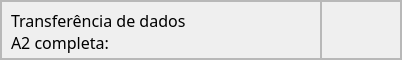
                         <widget class="QFrame" name="frame_78">
                          <property name="maximumSize">
                           <size>
                            <width>16777215</width>
                            <height>60</height>
                           </size>
                          </property>
                          <property name="frameShape">
                           <enum>QFrame::StyledPanel</enum>
                          </property>
                          <property name="frameShadow">
                           <enum>QFrame::Raised</enum>
                          </property>
                          <layout class="QHBoxLayout" name="horizontalLayout_17">
                           <property name="spacing">
                            <number>0</number>
                           </property>
                           <property name="leftMargin">
                            <number>0</number>
                           </property>
                           <property name="topMargin">
                            <number>0</number>
                           </property>
                           <property name="rightMargin">
                            <number>0</number>
                           </property>
                           <property name="bottomMargin">
                            <number>0</number>
                           </property>
                           <item>
                            <widget class="QFrame" name="frame_79">
                             <property name="sizePolicy">
                              <sizepolicy hsizetype="Preferred" vsizetype="Preferred">
                               <horstretch>0</horstretch>
                               <verstretch>0</verstretch>
                              </sizepolicy>
                             </property>
                             <property name="minimumSize">
                              <size>
                               <width>320</width>
                               <height>0</height>
                              </size>
                             </property>
                             <property name="frameShape">
                              <enum>QFrame::StyledPanel</enum>
                             </property>
                             <property name="frameShadow">
                              <enum>QFrame::Raised</enum>
                             </property>
                             <widget class="QLabel" name="label_29">
                              <property name="geometry">
                               <rect>
                                <x>10</x>
                                <y>0</y>
                                <width>311</width>
                                <height>61</height>
                               </rect>
                              </property>
                              <property name="sizePolicy">
                               <sizepolicy hsizetype="Preferred" vsizetype="Preferred">
                                <horstretch>0</horstretch>
                                <verstretch>0</verstretch>
                               </sizepolicy>
                              </property>
                              <property name="font">
                               <font>
                                <family>Equinox Bold</family>
                                <pointsize>12</pointsize>
                               </font>
                              </property>
                              <property name="text">
                               <string>Transferência de dados
A2 completa:</string>
                              </property>
                             </widget>
                            </widget>
                           </item>
                           <item>
                            <widget class="QFrame" name="frame_80">
                             <property name="minimumSize">
                              <size>
                               <width>80</width>
                               <height>0</height>
                              </size>
                             </property>
                             <property name="frameShape">
                              <enum>QFrame::StyledPanel</enum>
                             </property>
                             <property name="frameShadow">
                              <enum>QFrame::Raised</enum>
                             </property>
                            </widget>
                           </item>
                          </layout>
                         </widget>
